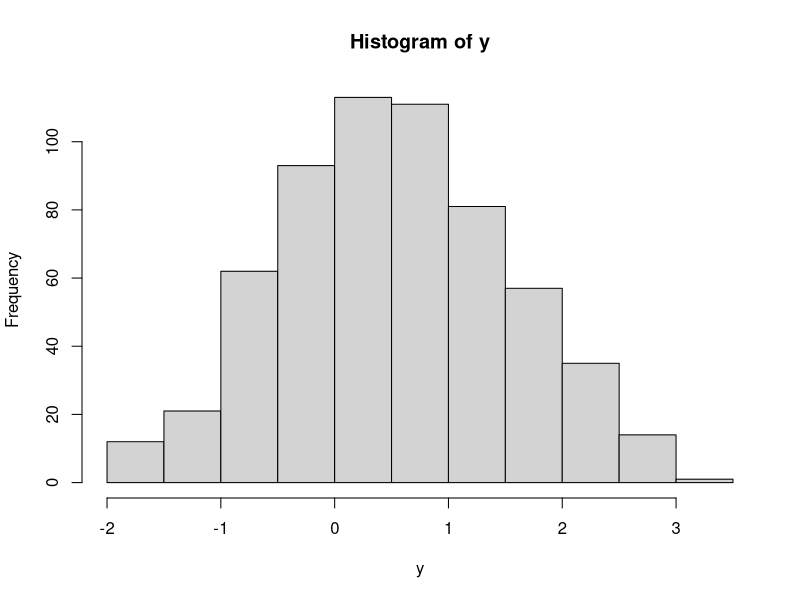
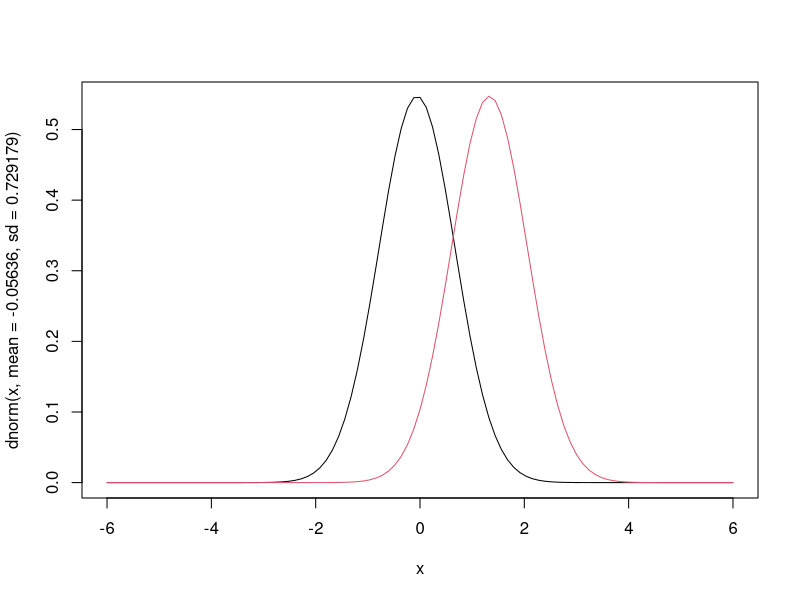
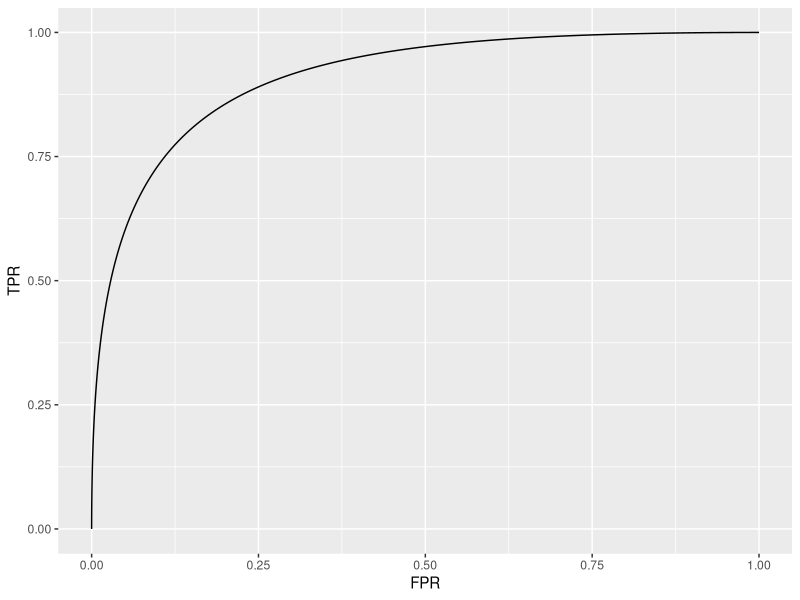

Here is the R script that generated these plots, in order:


## Load packages
library(tidyverse)
library(boot)
library(lme4)
library(pROC)
library(parallel)

######################################################################

## 1.Read in data
dfroc<-read.csv("../data/ROC.csv")
dfroc$Pig.ID<-as.character(dfroc$Pig.ID)
dfroc$Exposed<-as.factor(dfroc$Exposed)

## 2.Remove 8 NA wvELISA observtions
dfrocnew<-dfroc%>%filter(!is.na(wvELISA))
pig_id <- unique(dfrocnew$Pig.ID)
length(pig_id)

######################################################################

## 3.Fit Linear Mixed Effect Model

elisa_mixed = lmer(wvELISA ~ Exposed + (1 | Pig.ID), data = dfrocnew)

summary(elisa_mixed)

# Random effects:
#   Groups   Name        Variance Std.Dev.
# Pig.ID   (Intercept) 0.2381   0.4879
# Residual             0.2936   0.5419
# Number of obs: 364, groups:  Pig.ID, 72
#
# Fixed effects:
#   Estimate Std. Error t value
# (Intercept) -0.05636    0.08185  -0.689
# ExposedPOS   1.38728    0.08833  15.705

######################################################################

## Get the parameters for positive observations and negative observations based on 
## the linear mixed effect model's results

intercept <- -0.05636
fixed_coef <- 1.38728

sigma_p <- 0.4879
sigma_e <- 0.5419

random_effect <- rnorm(100, 0, sd = sigma_p)
random_effect_pigs <- rep(random_effect, each = 6)
eps <- rnorm(600, 0, sd = sigma_e)
exposed <- c(rep(0, 6*40), rep(c(0, 0, rep(1, 4)), 60))

y <- intercept + fixed_coef * exposed + random_effect_pigs + eps

hist(y)
sigma_y <- sqrt(sigma_p^2 + sigma_e^2)
# sigma_y=0.729179

######################################################################

## Draw the plot for the two normal distributions
# for negative observation, the distribution is rnorm(1, mean = intercept, sd = sigma_y)
# for positive observation, the distribution is rnorm(1, mean = intercept + fixed_coef, sd = sigma_y) 
mean_n <- -0.05636
sd_n <- 0.729179
mean_p<-1.33092
sd_p<-0.729179

curve(dnorm(x, mean=-0.05636, sd=0.729179), from = -6, to = 6)
curve(dnorm(x, mean=1.33092, sd=0.729179), add = TRUE, col = 2)


######################################################################

#parameters for two normal distributions, _n means negative population, _p means positive population
mean_n <- -0.05636
sd_n <- 0.729179
mean_p<-1.33092
sd_p<-0.729179

## get ROC data 
compute_roc_statistics <- function(threshold, mean_n, sd_n, mean_p, sd_p ) {
  
  TPR <- (1 - pnorm(threshold, mean = mean_p, sd = sd_p))
  FNR <- pnorm(threshold, mean = mean_p, sd = sd_p)
  
  FPR <- (1 - pnorm(threshold,  mean = mean_n, sd = sd_n))
  TNR <- pnorm(threshold, mean = mean_n, sd = sd_n)
  
  return( data.frame(TPR = TPR,FNR = FNR, FPR = FPR, TNR = TNR ) )
}


##input x, get y
auc_integrand <- function(x, df) {
  idx <- which.min(abs(df$FPR - x))[1]
  return(df$TPR[idx])
}

## allow input to be a vector
auc_integrand_vec <- Vectorize(auc_integrand, vectorize.args = 'x')

## compute AUC function
compute_auc <- function(mean_n, sd_n, mean_p, sd_p, subdivisions = 100L) {
  roc_result_list <- lapply(c(seq(-5, 15, by = 0.01)), compute_roc_statistics,
                            mean_n = mean_n, sd_n = sd_n, mean_p = mean_p, sd_p=sd_p)
  roc_result_df <- do.call(rbind, roc_result_list)
  
  integrate(auc_integrand_vec, lower = 0, upper = 1, df = roc_result_df, subdivisions = subdivisions)
}

true_AUC<-compute_auc(mean_n,sd_n,mean_p,sd_p,subdivisions = 100L)

print(true_AUC)

# true_AUC
# 0.910741 with absolute error < 7.2e-05

####draw the plot

roc_result_list <- lapply(c(seq(-5, 15, by = 0.01)), compute_roc_statistics,
                          mean_n = mean_n, sd_n = sd_n, mean_p = mean_p, sd_p=sd_p)
roc_result_df <- do.call(rbind, roc_result_list)

TrueAUC<-integrate(auc_integrand_vec, lower = 0, upper = 1, df = roc_result_df, subdivisions = 100L)

roc_result_df %>% ggplot() +
  geom_line(aes(x = FPR, y = TPR))





